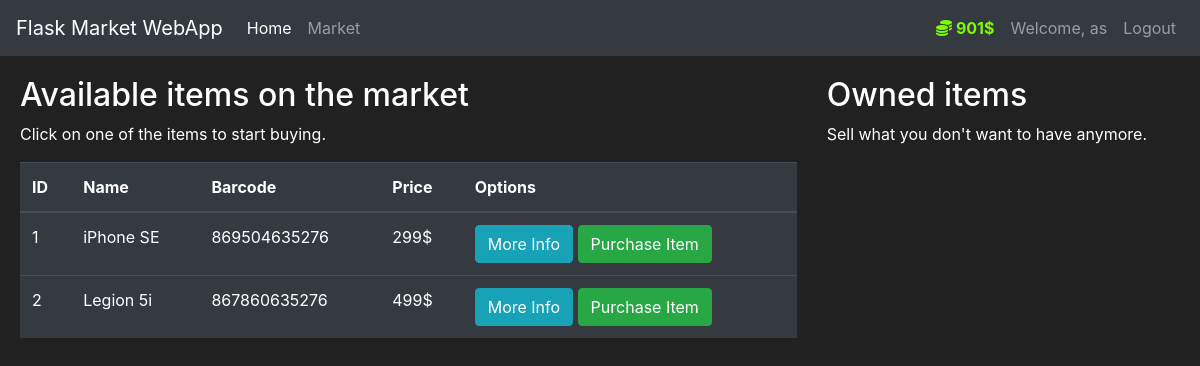
Page /market (signed in) on the committed database.
### market/models.py (models this page shows, shortened)
class User(db.Model, UserMixin):
    id = db.Column(db.Integer(), primary_key=True)
    username = db.Column(db.String(length=30), nullable=False, unique=True)
    email_address = db.Column(db.String(length=50), nullable=False, unique=True)
    password_hash = db.Column(db.String(length=60), nullable=False)
    budget = db.Column(db.Integer(), nullable=False, default=1000)
    items = db.relationship('Item', backref='owned_user', lazy=True)
    @property
    def prettier_budget(self):
        if len(str(self.budget)) >= 4:
            return f'{str(self.budget)[:-3]}, {str(self.budget)[-3:]}$'
        else:
            return f'{self.budget}$'
    @property
    def password(self):
        return self.password

class Item(db.Model):
    id = db.Column(db.Integer(), primary_key=True)
    name = db.Column(db.String(length=30), nullable=False, unique=True)
    price = db.Column(db.Integer(), nullable=False)
    barcode = db.Column(db.String(length=12), nullable=False, unique=True)
    description = db.Column(db.String(length=1024), nullable=False, unique=True)
    owner = db.Column(db.Integer(), db.ForeignKey('user.id'))

### market/routes.py (the view, shortened to what this page needs)
@app.route('/market', methods=['GET', 'POST'])
@login_required
def market_page():
    purchase_form = PurchaseItemForm()
    selling_form = SellItemForm()
    if request.method == 'GET':
        items = Item.query.filter_by(owner=None)
        owned_items = Item.query.filter_by(owner=current_user.id)
        return render_template('market.html', items=items, purchase_form=purchase_form, owned_items=owned_items, selling_form=selling_form)

### market/models.py (called while the page is built)
@login_manager.user_loader
def load_user(user_id):
    return User.query.get(int(user_id))

### market/templates/market.html (shortened to what this page needs)
{% extends 'base.html' %}
{% block content %}
<div class="row" style="margin-top: 20px; margin-left: 5px;">
    <div class="col-8">
        <h2>Available items on the market</h2>
        <p>Click on one of the items to start buying.</p>
        <table class="table table-hover table-dark">
            <thead>
                <tr>
                    <th scope="col">ID</th>
                    <th scope="col">Name</th>
                    <th scope="col">Barcode</th>
                    <th scope="col">Price</th>
                    <th scope="col">Options</th>
                </tr>
            </thead>
            <tbody>
                {% for item in items %}
                    <tr>
                        <td>{{ item.id }}</td>
                        <td>{{ item.name }}</td>
                        <td>{{ item.barcode }}</td>
                        <td>{{ item.price }}$</td>
                        <td>
                            <button class="btn btn-outline btn-info" data-toggle="modal" data-target="#Modal-MoreInfo-{{ item.id }}">More Info</button>
                            <button class="btn btn-outline btn-success" data-toggle="modal" data-target="#Modal-PurchaseConfirm-{{ item.id }}">Purchase Item</button>
                        </td>
                    </tr>
                {% endfor %}
            </tbody>
        </table>
    </div>
    <div class="col-4">
        <h2>Owned items</h2>
        <p>Sell what you don't want to have anymore.</p>
    </div>
</div>
{% endblock %}

### market/templates/base.html (shortened to what this page needs)
<!doctype html>
<html lang="en">
<head>
    <link rel="stylesheet" href="https://cdn.jsdelivr.net/npm/bootstrap@4.5.3/dist/css/bootstrap.min.css"
>
</head>
<body>
    <nav class="navbar navbar-expand-md navbar-dark bg-dark">
        <a class="navbar-brand" href="#">Flask Market WebApp</a>
        <div class="collapse navbar-collapse" id="navbarNav">
            <ul class="navbar-nav mr-auto">
                <li class="nav-item active">
                    <a class="nav-link" href="{{ url_for('home_page') }}">Home <span class="sr-only">(current)</span></a>
                </li>
                <li class="nav-item">
                    <a class="nav-link" href="{{ url_for('market_page') }}">Market</a>
                </li>
            </ul>
            {% if current_user.is_authenticated %}
                <ul class="navbar-nav">
                    <li class="nav-item">
                        <a class="nav-link" style="color: lawngreen; font-weight: bold;">
                            <i class="fas fa-coins"></i>
                            {{ current_user.prettier_budget }}
                        </a>
                    </li>
                    <li class="nav-item">
                        <a class="nav-link">Welcome, {{ current_user.username }}</a>
                    </li>
                    <li class="nav-item">
                        <a class="nav-link" href="{{ url_for('logout_page') }}">Logout</a>
                    </li>
                </ul>
            {% endif %}
        </div>
    </nav>
    {% block content %}
    {% endblock %}
</body>
</html>

### market/templates/base.html (style rules this page uses)
body { background-color: #212121; color: white }

### rows in the picture
User: prettier_budget "901$", username "as"
Item: id "1", name "iPhone SE", barcode "869504635276", price "299"
Item: id "2", name "Legion 5i", barcode "867860635276", price "499"
